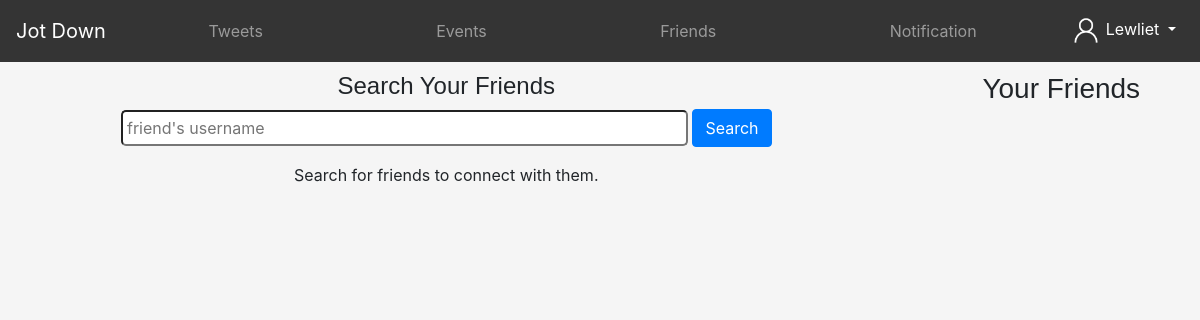
The app's page /friends (signed in), older data.
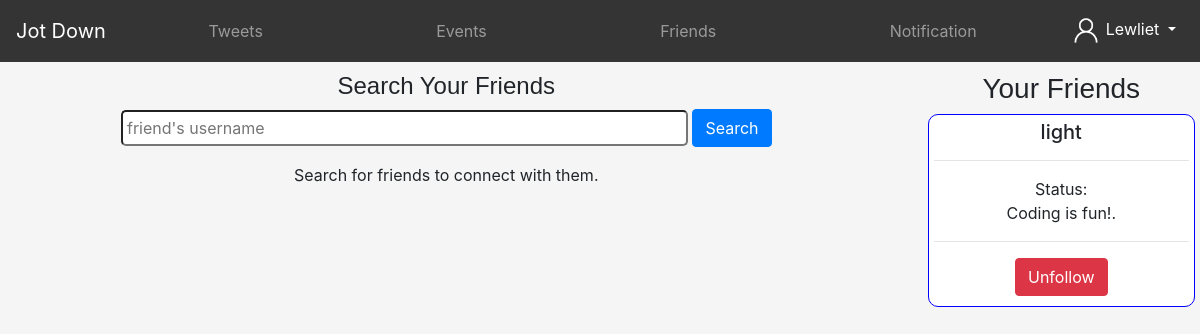
The same page, newer data.
### tables this page shows
CREATE TABLE "Users" (
	"username"	TEXT,
	"email"	TEXT COLLATE UTF16CI,
	"password"	TEXT,
	"id"	INTEGER,
	"status"	TEXT DEFAULT NULL,
	"numFriends"	NUMERIC DEFAULT 0,
	"numEvents"	INTEGER DEFAULT 0,
	"numTweets"	INTEGER DEFAULT 0,
	"friends"	TEXT DEFAULT NULL
);

### main.py (the view, shortened to what this page needs)
@app.route('/friends', methods = ['POST', 'GET'])
def friends():
    if 'id' in session:
        username = session['username']
        friendsdata = fetchFriendsdata(username)
        frndRequests = fetchFriendRequests(username)
        if(len(frndRequests) > 0):
            return render_template('friends.html', msg = "Search for friends to connect with them.", friends = friendsdata, alert = len(frndRequests))
        return render_template('friends.html', msg = "Search for friends to connect with them.", friends = friendsdata)
    return render_template('friends.html', msg = "Search for friends to connect with them.")

### pydb.py (called while the page is built)
def fetchUser(username):
    conn = sqlite3.connect('database.db')
    cur = conn.cursor()
    cur.execute("SELECT * FROM Users WHERE username = ?", (username,))
    row = cur.fetchall()
    conn.close()
    print(row)
    return row

def fetchFriends(username):
    data = fetchUser(username)
    friends = []
    if(data[0][8] != None):
        friends = data[0][8].split(',')
    return friends

def fetchFriendsdata(username):
    friends = fetchFriends(username)
    friendsdata = []
    for i in friends:
        frd = fetchUser(i)
        friendsdata.append(frd)
    return friendsdata

def fetchFriendRequests(username):
    con = sqlite3.connect('database.db')
    cur = con.cursor()
    cur.execute("SELECT * FROM frequest WHERE toUser = ?", (username, ))
    row = cur.fetchall()
    con.close()
    return row

### templates/friends.html (shortened to what this page needs)
<!DOCTYPE html>
<html lang="en">
<head>
    <link rel="stylesheet" href="https://cdn.jsdelivr.net/npm/bootstrap@4.5.3/dist/css/bootstrap.min.css">
</head>
<body style="background-color: whitesmoke;">
    <nav class="navbar navbar-expand-md navbar-dark bg-blak sticky-top" style="background-color: rgba(52, 52, 52) !important;">
        <a class="navbar-brand text-white" href="">Jot Down</a>
        <div class="collapse navbar-collapse" id="navmenu">
            <ul class="navbar-nav mx-auto">
                <li class="nav-item">
                    <a href="/tweets" class="nav-link">
                        <center>
                            Tweets
                        </center>
                    </a>
                </li>
            </ul>
            <ul class="navbar-nav mx-auto">
                <li class="nav-item">
                    <a href="/events" class="nav-link">
                        <center>
                            Events
                        </center>
                    </a>
            </ul>
            <ul class="navbar-nav mx-auto">
                <li class="nav-item">
                    <a href="/friends" class="nav-link">
                        <center>
                            Friends
                        </center>
                    </a>
                </li>
            </ul>
            <ul class="navbar-nav mx-auto">
                <li class="nav-item">
                    <a href="/notifications" class="nav-link">
                        <center>
                            Notification
                        </center>
                    </a>
                </li>
            </ul>
            <ul class="navbar-nav">
                <li class="nav-item dropdown text-center">
                    <a class="nav-link dropdown-toggle text-white" href="#" id="navbarDropdown" role="button" data-toggle="dropdown" aria-haspopup="true" aria-expanded="false">
                        <img src="../static/assets/img/person.png" height="30px" width="30px">
                        {{session['username']}}
                    </a>
                </li>
            </ul>
        </div>
    </nav>
      <div class="row" style="margin-top: 10px;">
          <div class="col-sm-9">
              <h4 style="text-align: center; font-family: sans-serif;">Search Your Friends</h4>
                <form action="/friends" method="POST">
                    <div class="wd-100 d-flex justify-content-center" style="align-content: center;">
                        <div class="form-group">
                            <input size="50px" style="align-self: center; vertical-align: middle; padding: 4px; border-radius: 5px;" type="text" placeholder="friend's username" name = "suser" autocomplete="off">
                            <button style="align-self: center;" class="btn btn-primary" type="submit">Search</button>
                        </div>
                    </div>
                </form>
                <div>
                    <div>
                        <p style="text-align: center;">{{msg}}</p>
                    </div>
                </div>
          </div>
          <div class="col-sm-3">
              <h3 style="text-align: center; font-family: sans-serif;">Your Friends</h3>
              {% for friend in friends %}
                {% for data in friend%}
              <div style="background-color: white; margin: 5px; padding: 5px; border-radius: 10px; border: 1px solid blue; align-content: center;">
                  <h5 style="text-align: center;">{{data[0]}}</h5>
                  <hr>
                  <p style="text-align: center;">Status: <br>{{data[4]}}</p>
                  <hr>
                  <form style="align-content: center;" action="/unfollow" method="POST">
                    <div class="wd-100 d-flex justify-content-center" style="align-content: center;">
                        <button class="btn btn-danger" type="submit" style="margin-bottom: 5px;">Unfollow</button>
                    </div>
                  </form>
              </div>
                {% endfor %}
              {% endfor %}
          </div>
      </div>
</body>
</html>

Row changes from the older to the newer data that the page shows:
now on this page (row edited): Users: username "light", status "Coding is fun!."
